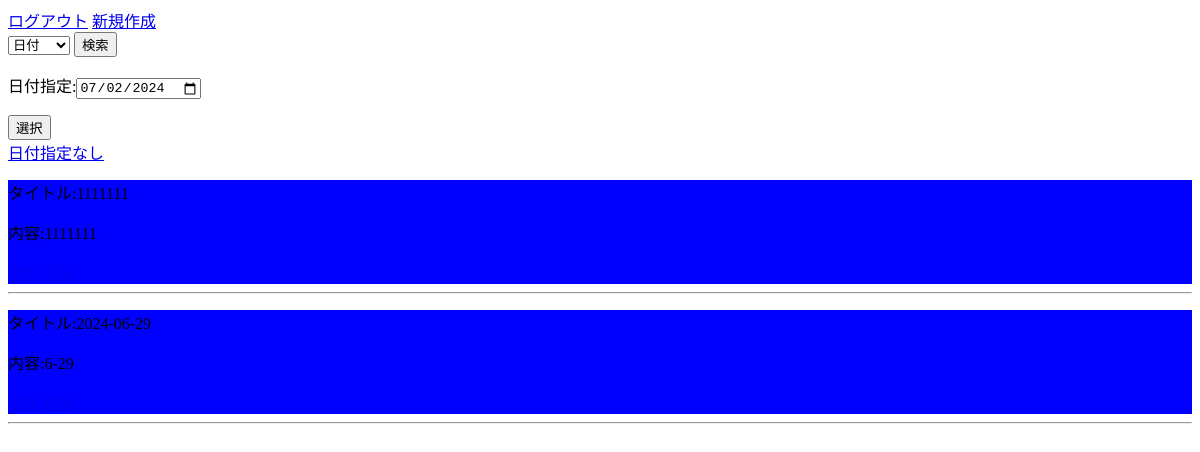
Page /list/ (signed in) on the earlier database version.
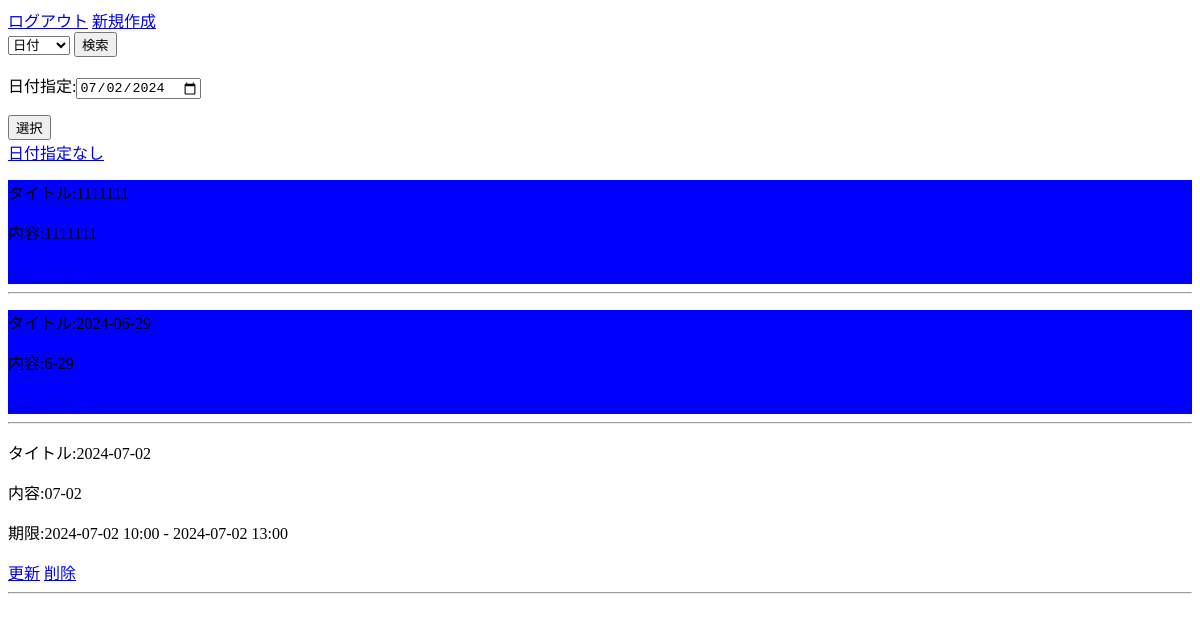
Same page on the later database version.
### listapp/models.py (models this page shows)
class TaskModel(models.Model):
    title = models.CharField(max_length=100)
    content = models.TextField()
    author = models.CharField(max_length=100)
    nottodo = models.CharField(max_length=100)
    starttime = models.DateTimeField()
    endtime = models.DateTimeField()
    progress = models.CharField(max_length=100)
    memo = models.TextField()

### listapp/views.py (the view, shortened to what this page needs)
# urls.py: path("list/",listfunc,name="list"),
@login_required
def listfunc(request):
    now = datetime.now()
    dtnow = now.strftime('%Y-%m-%d')
    nodo_list = TaskModel.objects.filter(nottodo='on').order_by('starttime')
    do_list = TaskModel.objects.filter(nottodo='off',starttime__startswith=dtnow).order_by('starttime')
    """
    page_data = Paginator(do_list, 3)
    p = request.GET.get('p')
    listpage = page_data.get_page(p)
    """
    return render(request,'list.html',{'nodo_list':nodo_list,'do_list':do_list})

### templates/list.html (shortened to what this page needs)
{% extends 'base.html' %}
{% block content %}
<a href="/create/">新規作成</a>
<br>
<select id="periodsearch">日付指定
    <option value="date">日付</option>
</select>
<button onclick="postdate()">検索</button>
<form method="POST" action="">{% csrf_token %}
<p>日付指定:<input type="date" name="selectdate" id="selectdate"></p>
<button type="submit">選択</button>
</form>
<a href="/list/"> 日付指定なし</a>
{% for item in nodo_list %}
<div style="background-color: blue;">
<p>タイトル:{{item.title}}</p>
<p>内容:{{item.content}}</p>
<a href="/update/{{item.id}}">更新</a>
<a href='/delete/{{item.id}}'>削除</a>
</div>
<hr>
{% endfor %}
{% for item in do_list %}
<p>タイトル:{{item.title}}</p>
<p>内容:{{item.content}}</p>
<p>期限:{{item.starttime|date:"Y-m-d H:i"}} - {{item.endtime|date:"Y-m-d H:i"}}</p>
<a href="/update/{{item.id}}">更新</a>
<a href='/delete/{{item.id}}'>削除</a>
<hr>
{% endfor %}
{% endblock content %}

### templates/base.html (shortened to what this page needs)
<!DOCTYPE html>
<html lang="jp">
<head>
</head>
<body>
    <a href="{% url 'logout'%}">ログアウト</a>
    {% block content %}
    {% endblock content %}
</body>
</html>

Differences in the rows shown:
added TaskModel: title "2024-07-02", content "07-02", starttime "2024-07-02 10:00", endtime "2024-07-02 13:00"
